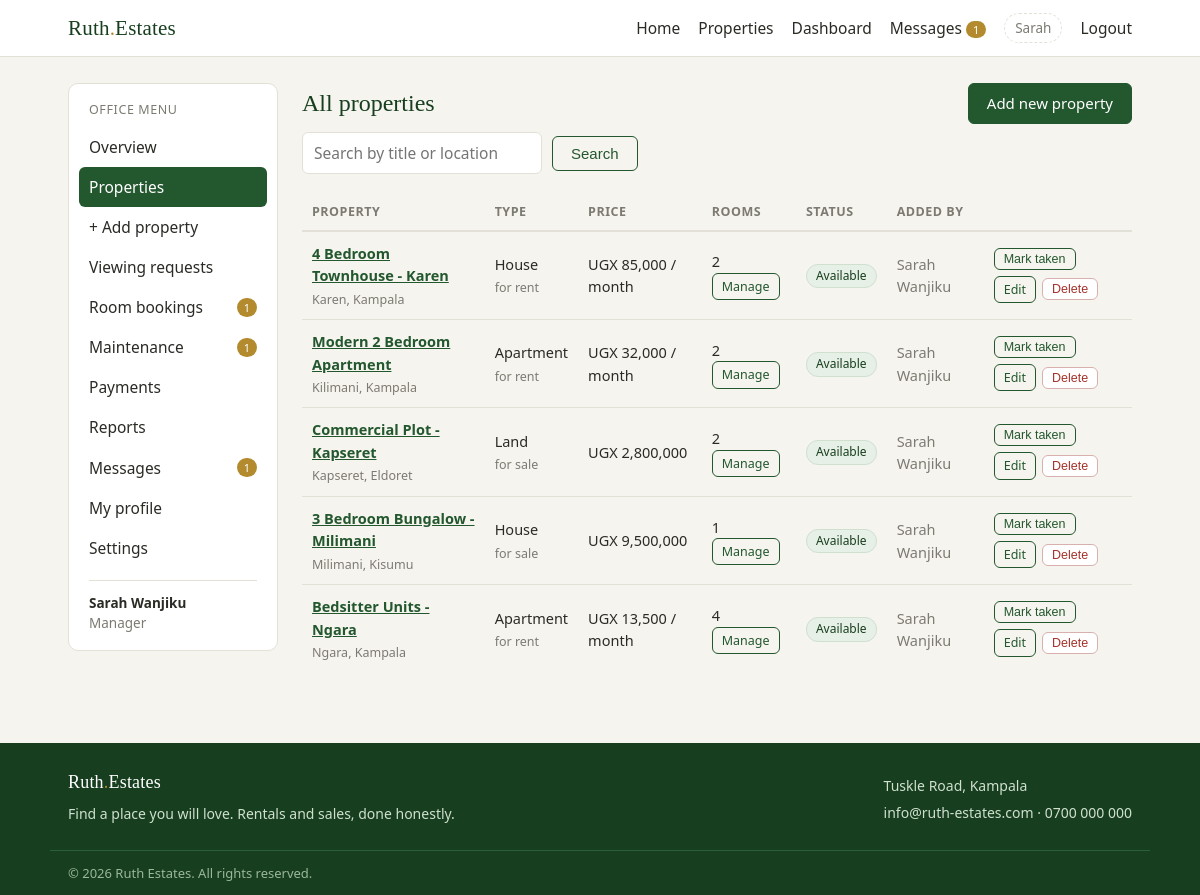
The app's page /manager/properties.php (signed in) with its own data.
### tables this page shows
CREATE TABLE properties (
  id INT AUTO_INCREMENT PRIMARY KEY,
  title VARCHAR(150) NOT NULL,
  description TEXT NOT NULL,
  property_type ENUM('house','apartment','land','commercial') NOT NULL DEFAULT 'house',
  listed_for ENUM('rent','sale') NOT NULL DEFAULT 'rent',
  price DECIMAL(12,2) NOT NULL DEFAULT 0,
  location VARCHAR(120) NOT NULL,
  bedrooms TINYINT UNSIGNED NOT NULL DEFAULT 0,
  bathrooms TINYINT UNSIGNED NOT NULL DEFAULT 0,
  photo VARCHAR(255) DEFAULT NULL,
  status ENUM('available','taken') NOT NULL DEFAULT 'available',
  manager_id INT DEFAULT NULL,
  created_at TIMESTAMP NOT NULL DEFAULT CURRENT_TIMESTAMP,
  CONSTRAINT fk_property_manager FOREIGN KEY (manager_id) REFERENCES users(id) ON DELETE SET NULL
);

CREATE TABLE users (
  id INT AUTO_INCREMENT PRIMARY KEY,
  name VARCHAR(80) NOT NULL,
  email VARCHAR(120) NOT NULL UNIQUE,
  phone VARCHAR(20) DEFAULT NULL,
  password_hash VARCHAR(255) NOT NULL,
  role ENUM('customer','manager','landlord') NOT NULL DEFAULT 'customer',
  status ENUM('active','blocked') NOT NULL DEFAULT 'active',
  created_at TIMESTAMP NOT NULL DEFAULT CURRENT_TIMESTAMP
);

### manager/properties.php (the view, shortened to what this page needs)
<?php
require_once dirname(__DIR__) . '/config/db.php';
$q = trim($_GET['q'] ?? '');
$sql = 'SELECT p.*, u.name AS manager_name, (SELECT COUNT(*) FROM rooms r WHERE r.property_id = p.id) AS rooms_count FROM properties p LEFT JOIN users u ON u.id = p.manager_id';
$params = [];
$sql .= ' ORDER BY p.created_at DESC';
$stmt = $pdo->prepare($sql);
$stmt->execute($params);
$properties = $stmt->fetchAll();
include dirname(__DIR__) . '/includes/header.php';
?>
<div class="dash-layout">
<?php include __DIR__ . '/menu.php'; ?>
<main class="dash-main">
  <div class="panel-head">
    <h1>All properties</h1>
    <a class="btn" href="property-form.php">Add new property</a>
  </div>
  <form class="filter-bar" method="get">
    <input type="text" name="q" value="<?php echo esc($q); ?>" placeholder="Search by title or location">
    <button class="btn btn-outline" type="submit">Search</button>
  </form>
  <div class="table-wrap">
  <table class="table table-props">
    <thead><tr><th>Property</th><th>Type</th><th>Price</th><th>Rooms</th><th>Status</th><th>Added by</th><th></th></tr></thead>
    <tbody>
    <?php foreach ($properties as $p): ?>
      <tr>
        <td>
          <b><a href="../property.php?id=<?php echo (int) $p['id']; ?>"><?php echo esc($p['title']); ?></a></b><br>
          <small class="muted"><?php echo esc($p['location']); ?></small>
        </td>
        <td><?php echo esc(ucfirst($p['property_type'])); ?><br><small class="muted">for <?php echo esc($p['listed_for']); ?></small></td>
        <td><?php echo esc(property_price($p)); ?></td>
        <td>
          <?php echo (int) $p['rooms_count']; ?>
          <a class="btn btn-tiny btn-outline" href="rooms.php?property=<?php echo (int) $p['id']; ?>">Manage</a>
        </td>
        <td><?php echo status_badge($p['status']); ?></td>
        <td class="muted"><?php echo esc($p['manager_name'] ?? 'unassigned'); ?></td>
        <td class="cell-actions">
          <form method="post">
            <button class="btn btn-tiny btn-outline" name="action" value="toggle" type="submit"><?php echo $p['status'] === 'available' ? 'Mark taken' : 'Mark available'; ?></button>
            <a class="btn btn-tiny btn-outline" href="property-form.php?id=<?php echo (int) $p['id']; ?>">Edit</a>
            <button class="btn btn-tiny btn-danger" name="action" value="delete" type="submit" data-confirm="Delete this property permanently? Its rooms and viewing requests will also be removed.">Delete</button>
          </form>
        </td>
      </tr>
    <?php endforeach; ?>
    </tbody>
  </table>
  </div>
</main>
</div>
<?php include dirname(__DIR__) . '/includes/footer.php'; ?>

### includes/functions.php (shortened to what this page needs)
<?php
function esc($value)
{
    return htmlspecialchars((string) $value, ENT_QUOTES, 'UTF-8');
}
function property_price($row)
{
    $label = CURRENCY . ' ' . number_format((float) $row['price']);
    return $row['listed_for'] === 'rent' ? $label . ' / month' : $label;
}
function status_badge($status)
{
    $classes = ['pending' => 'badge badge-pending', 'approved' => 'badge badge-approved', 'rejected' => 'badge badge-rejected', 'available' => 'badge badge-approved', 'taken' => 'badge badge-muted', 'occupied' => 'badge badge-muted', 'maintenance' => 'badge badge-pending', 'active' => 'badge badge-approved', 'blocked' => 'badge badge-rejected', 'rent' => 'badge badge-muted', 'sale' => 'badge badge-muted', 'manager' => 'badge badge-admin', 'landlord' => 'badge badge-admin', 'customer' => 'badge badge-approved', 'paid' => 'badge badge-approved', 'cancelled' => 'badge badge-rejected', 'open' => 'badge badge-pending', 'in_progress' => 'badge badge-admin', 'resolved' => 'badge badge-approved', 'closed' => 'badge badge-muted', 'low' => 'badge badge-muted', 'normal' => 'badge badge-muted', 'high' => 'badge badge-pending', 'urgent' => 'badge badge-rejected'];
    $labels = ['in_progress' => 'In progress', 'mobile_money' => 'Mobile money'];
    return '<span class="' . ($classes[$status] ?? 'badge badge-muted') . '">' . esc($labels[$status] ?? ucfirst($status)) . '</span>';
}

### assets/css/style.css (style rules this page uses)
:root { --green: #23572e; --green-dark: #173e1e; --green-light: #e7f0e7; --cream: #f6f4ef; --ink: #2b2b26; --muted: #7c7a71; --line: #e3e0d7; --danger: #a4322a; --pending: #8a6d1f; --pending-bg: #f5ecd0; }
* { margin: 0; padding: 0; box-sizing: border-box; }
body { font-family: "Segoe UI", Arial, Helvetica, sans-serif; background: var(--cream); color: var(--ink); font-size: 15.5px; line-height: 1.55; overflow-x: hidden; }
a { color: var(--green); }
h1, h2, h3, .brand { font-family: Georgia, "Times New Roman", serif; font-weight: normal; }
.muted { color: var(--muted); }
.badge { display: inline-block; font-size: 12px; padding: 2px 9px; border-radius: 12px; border: 1px solid transparent; }
.badge-approved { background: var(--green-light); color: var(--green-dark); border-color: #cfe0cf; }
.btn { display: inline-block; background: var(--green); color: #fff; border: 1px solid var(--green); border-radius: 6px; padding: 8px 18px; font-size: 15px; cursor: pointer; text-decoration: none; }
.btn-outline { background: transparent; color: var(--green); }
.btn-danger { background: #fff; color: var(--danger); border-color: #d8b1ae; }
.btn-tiny { padding: 3px 9px; font-size: 12.5px; }
input, select, textarea { width: 100%; padding: 8px 11px; border: 1px solid var(--line); border-radius: 6px; background: #fff; font: inherit; color: var(--ink); }
.filter-bar { display: flex; gap: 10px; margin: 0 0 20px; flex-wrap: wrap; align-items: center; }
.filter-bar input[type="text"], .filter-bar select { width: auto; min-width: 180px; flex: 0 1 240px; }
.filter-bar button { flex: 0 0 auto; }
.dash-layout { display: flex; gap: 24px; align-items: flex-start; }
.dash-main { flex: 1; min-width: 0; }
.dash-main h1 { font-size: 24px; color: var(--green-dark); }
.panel-head { display: flex; justify-content: space-between; align-items: center; gap: 14px; margin-bottom: 8px; flex-wrap: wrap; }
.panel-head h1, .panel-head h2 { margin-bottom: 0; }
.table { width: 100%; border-collapse: collapse; font-size: 14.5px; }
.table th { text-align: left; font-size: 12.5px; text-transform: uppercase; letter-spacing: 0.5px; color: var(--muted); padding: 8px 10px; border-bottom: 2px solid var(--line); }
.table td { padding: 10px; border-bottom: 1px solid var(--line); vertical-align: top; }
.table tr:last-child td { border-bottom: none; }
.table small.muted { font-size: 12.5px; }
.table-props td { vertical-align: middle; }
.cell-actions form { display: flex; gap: 6px; align-items: center; flex-wrap: wrap; }
body { -webkit-text-size-adjust: 100%; }
.btn, button, .nav-toggle { touch-action: manipulation; }
.table-wrap { overflow-x: auto; -webkit-overflow-scrolling: touch; }

### records on screen
properties: title "4 Bedroom Townhouse - Karen", location "Karen, Kampala", property_type "House", listed_for "rent", property_price($p) "UGX 85,000 / month", rooms_count "2", status "Available", manager.name "Sarah Wanjiku", shows "Mark taken"
properties: title "Modern 2 Bedroom Apartment", location "Kilimani, Kampala", property_type "Apartment", listed_for "rent", property_price($p) "UGX 32,000 / month", rooms_count "2", status "Available", manager.name "Sarah Wanjiku", shows "Mark taken"
properties: title "Commercial Plot - Kapseret", location "Kapseret, Eldoret", property_type "Land", listed_for "sale", property_price($p) "UGX 2,800,000", rooms_count "2", status "Available", manager.name "Sarah Wanjiku", shows "Mark taken"
properties: title "3 Bedroom Bungalow - Milimani", location "Milimani, Kisumu", property_type "House", listed_for "sale", property_price($p) "UGX 9,500,000", rooms_count "1", status "Available", manager.name "Sarah Wanjiku", shows "Mark taken"
properties: title "Bedsitter Units - Ngara", location "Ngara, Kampala", property_type "Apartment", listed_for "rent", property_price($p) "UGX 13,500 / month", rooms_count "4", status "Available", manager.name "Sarah Wanjiku", shows "Mark taken"

### other values on screen
$unread "1"
explode(' ', $user['name'])[0] "Sarah"
$label "Overview"
$label "Properties"
$label "+ Add property"
$label "Viewing requests"
$label "Room bookings"
$pendingBookings "1"
$label "Maintenance"
$openMaintenance "1"
$label "Payments"
$label "Reports"
$label "Messages"
$label "My profile"
$label "Settings"
